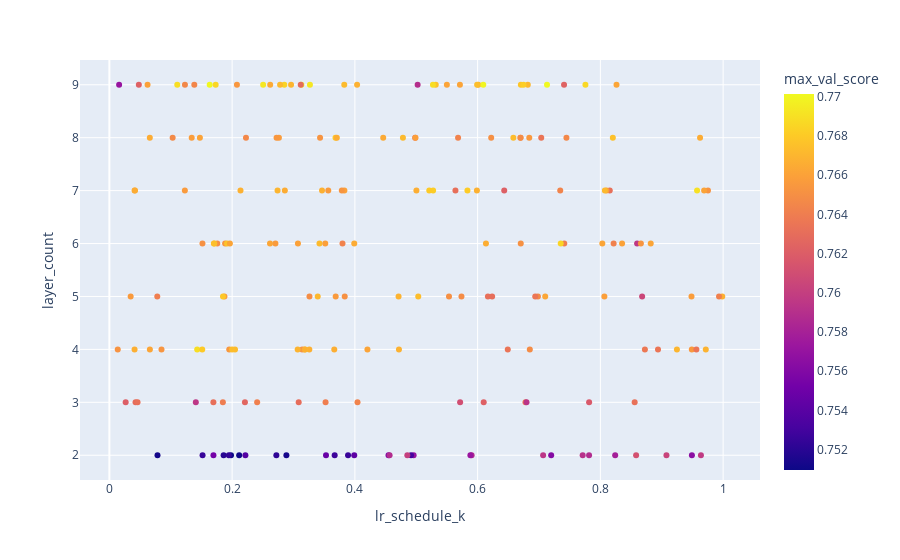

The code cell stored with this chart in its notebook:
### Markdown cell above
layer size of 150 and batch size of 300 (model performance is not very sensitive to these hyperparameters though)

### Code cell
round_4_results = pd.read_excel('LUNOT Hyperparameter Search.xlsx', sheet_name='Round 4', index_col=0)
px.scatter(round_4_results, x='lr_schedule_k', y='layer_count', color='max_val_score')

### Figure 1 — Plotly figure (JSON) as saved in the notebook; plotly's stock layout.template omitted (floating-point values rounded to 4 significant figures; data arrays with more than 128 entries replaced by an {"elided": "..."} marker saying what was removed)
{"data": [{"hovertemplate": "lr_schedule_k=%{x}<br>layer_count=%{y}<br>max_val_score=%{marker.color}<extra></extra>", "legendgroup": "", "marker": {"color": {"elided": "200 float values"}, "coloraxis": "coloraxis", "symbol": "circle"}, "mode": "markers", "name": "", "orientation": "v", "showlegend": false, "type": "scatter", "x": {"elided": "200 float values"}, "xaxis": "x", "y": {"elided": "200 int values"}, "yaxis": "y"}], "layout": {"coloraxis": {"colorbar": {"title": {"text": "max_val_score"}}, "colorscale": [[0, "#0d0887"], [0.1111, "#46039f"], [0.2222, "#7201a8"], [0.3333, "#9c179e"], [0.4444, "#bd3786"], [0.5556, "#d8576b"], [0.6667, "#ed7953"], [0.7778, "#fb9f3a"], [0.8889, "#fdca26"], [1, "#f0f921"]]}, "legend": {"tracegroupgap": 0}, "margin": {"t": 60}, "xaxis": {"anchor": "y", "domain": [0, 1], "title": {"text": "lr_schedule_k"}}, "yaxis": {"anchor": "x", "domain": [0, 1], "title": {"text": "layer_count"}}}}
